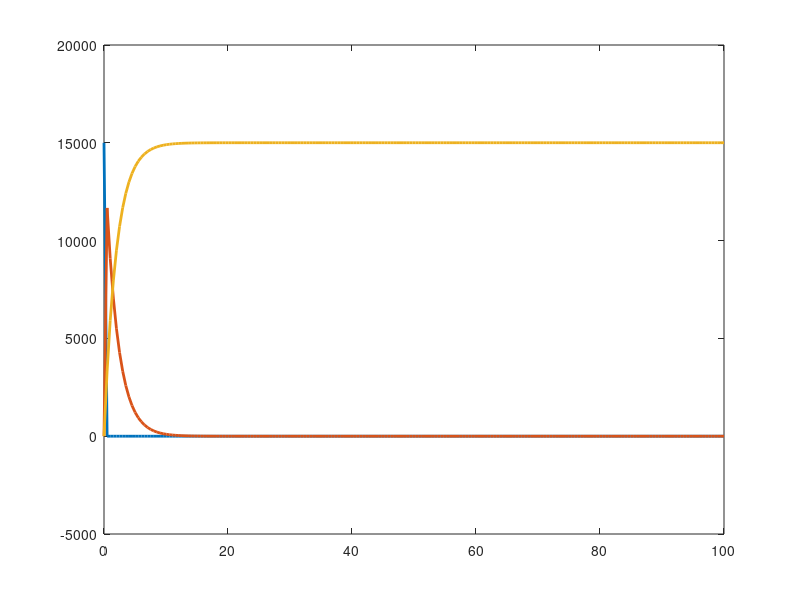

MATLAB code for this plot:
pkg load optim

  function params = estimate (F, x, y, init)
    global verbose; verbose = false;
    [f, p, cvg, iter] = ...
      leasqr (x, y, init, F);
    params=p;      
  endfunction

function xdot = f (x,t)
  r = 0.25;
  k = 1.4;
  a = 1.5;
  b = 0.16;
  c = 0.9;
  d = 0.8;
  xdot(1) = r * x(1) * (1 - x(1)/k) - a*x(1)*x(2)/(1 + b*x(1));
  xdot(2) = c*a*x(1)*x(2)/(1 + b*x(1)) - d*x(2);     
endfunction

function xdot = sir(x,t)
  N = x(1)+x(2)+x(3);
  beta = 0.00001582;
  gamma = 0.00000001;
  
  %% S
  xdot(1) = - (beta * x(2) * x(1)) / N;

  %% I
  xdot(2) = (beta * x(2) * x(1)) / N - gamma * x(2);

  %% R
  xdot(3) = gamma * x(2);
endfunction

function xdot = sir2(x,t)
  beta = 6.8958e+04;
  gamma = 0.5;
  
  %% S
  xdot(1) = - beta * x(2) * x(1);

  %% I
  xdot(2) = (beta * x(2) * x(1)) - gamma * x(2);

  %% R
  xdot(3) = gamma * x(2);
endfunction

%%x = lsode ("f", [1; 2], (t = linspace (0, 50, 50)')); plot(t,x);
 x = lsode ("sir2", [15000; 3; 0], (t = linspace (0, 100, 200)')); plot(t,x,'linewidth',2);

%%  logistica
I = @(x,p) p(1)./(exp(p(2) * x + p(1)) - 1) + p(1)
 
data_china = load('data/covid-19-data-china.txt');
x_china = data_china(:,1);
y_china = data_china(:,2);
p_china = estimate(I,x_china,y_china,[0.1,0.1]);

data_it = load('data/covid-19-data-it.txt');
x_it = data_it(:,1);
y_it = data_it(:,2);
p_it = estimate(I,x_it,y_it,[1,1]);

disp(p_china);
disp(p_it);
